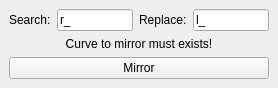
<?xml version="1.0" encoding="UTF-8"?>
<ui version="4.0">
 <class>MainWindow</class>
 <widget class="QMainWindow" name="MainWindow">
  <property name="geometry">
   <rect>
    <x>0</x>
    <y>0</y>
    <width>278</width>
    <height>88</height>
   </rect>
  </property>
  <property name="windowTitle">
   <string>Mirror Selected Curve</string>
  </property>
  <widget class="QWidget" name="centralwidget">
   <layout class="QVBoxLayout" name="verticalLayout">
    <item>
     <layout class="QHBoxLayout" name="horizontalLayout">
      <item>
       <widget class="QLabel" name="label_2">
        <property name="text">
         <string>Search:</string>
        </property>
       </widget>
      </item>
      <item>
       <widget class="QLineEdit" name="search_le">
        <property name="text">
         <string>r_</string>
        </property>
       </widget>
      </item>
      <item>
       <widget class="QLabel" name="label_3">
        <property name="text">
         <string>Replace:</string>
        </property>
       </widget>
      </item>
      <item>
       <widget class="QLineEdit" name="replace_le">
        <property name="text">
         <string>l_</string>
        </property>
       </widget>
      </item>
     </layout>
    </item>
    <item>
     <widget class="QLabel" name="label_4">
      <property name="text">
       <string>Curve to mirror must exists!</string>
      </property>
      <property name="alignment">
       <set>Qt::AlignCenter</set>
      </property>
     </widget>
    </item>
    <item>
     <widget class="QPushButton" name="mirror_btn">
      <property name="text">
       <string>Mirror</string>
      </property>
     </widget>
    </item>
   </layout>
  </widget>
 </widget>
 <resources/>
 <connections/>
</ui>
